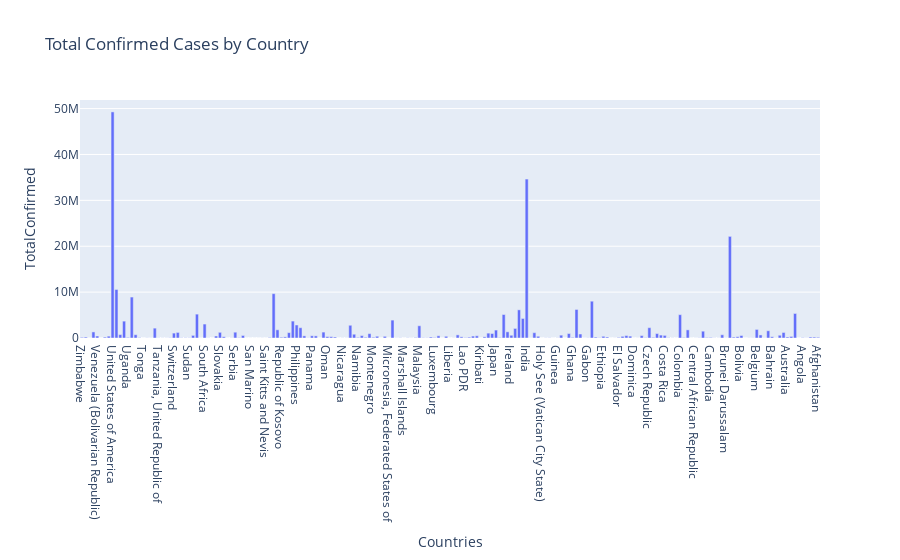

The cell this chart's notebook holds for it:
### Code cell
fig1 = px.bar(total_confirmed,
             x='Country',
             y='TotalConfirmed',
            labels={'Country': 'Countries'},
             title='Total Confirmed Cases by Country')

fig1

### Figure 1 — Plotly figure (JSON) as saved in the notebook; plotly's stock layout.template omitted (floating-point values rounded to 4 significant figures; data arrays with more than 128 entries replaced by an {"elided": "..."} marker saying what was removed)
{"data": [{"alignmentgroup": "True", "hovertemplate": "Countries=%{x}<br>TotalConfirmed=%{y}<extra></extra>", "legendgroup": "", "marker": {"color": "#636efa", "pattern": {"shape": ""}}, "name": "", "offsetgroup": "", "orientation": "v", "showlegend": false, "textposition": "auto", "type": "bar", "x": {"elided": "193 str values"}, "xaxis": "x", "y": {"elided": "193 int values"}, "yaxis": "y"}], "layout": {"barmode": "relative", "legend": {"tracegroupgap": 0}, "title": {"text": "Total Confirmed Cases by Country"}, "xaxis": {"anchor": "y", "domain": [0, 1], "title": {"text": "Countries"}}, "yaxis": {"anchor": "x", "domain": [0, 1], "title": {"text": "TotalConfirmed"}}}}
